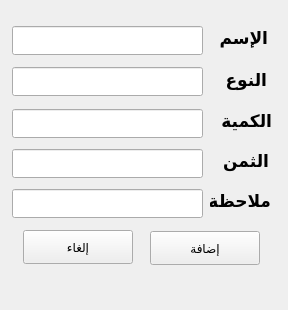
<?xml version="1.0" encoding="UTF-8"?>
<ui version="4.0">
 <class>Form</class>
 <widget class="QWidget" name="Form">
  <property name="geometry">
   <rect>
    <x>0</x>
    <y>0</y>
    <width>288</width>
    <height>310</height>
   </rect>
  </property>
  <property name="minimumSize">
   <size>
    <width>288</width>
    <height>310</height>
   </size>
  </property>
  <property name="maximumSize">
   <size>
    <width>288</width>
    <height>310</height>
   </size>
  </property>
  <property name="windowTitle">
   <string>Form</string>
  </property>
  <property name="styleSheet">
   <string notr="true">/*
ABOUT
===========================================================
version 1.7a
QT theme (stylesheet) specially developed for FreeCAD (http://www.freecadweb.org/).
It might work with other software that uses QT styling.


LICENSE
===========================================================
Copyright (c) 2015 Pablo Gil Fernández
The stylesheet barely uses code from Colin Duquesnoy &quot;generic QT stylesheet&quot;

This work is licensed under the Creative Commons Attribution-ShareAlike 4.0 International License.
To view a copy of this license, visit http://creativecommons.org/licenses/by-sa/4.0/.

 

CUSTOMIZATION
===========================================================
If you would like to change the overall look/style of the theme, just find and replace following colors in the whole file:
    background darker = #828282
    background dark and slighly darker = #a2a2a2
    background dark = #b6b6b6
    background normal and slighly darker = #e0e0e0
    background normal = #e6e6e6
    background light = #f5f5f5
    background lighter = #ffffff

    lists background = #d3d1cd
    lists background (alternate) = #cfcdc9
    lists backgrounds selection = #cbc9c4

    foreground = black

    selection darker = #9d7106
    selection dark = #e0a108
    selection normal = #f8bf36
    selection inbetween normal and light = #f9ca58 (used to build SpinBoxes)
    selection light = #fad57a
    selection lighter = #fce6b1
 
*/

/* RESET EVERYTHING */
QAbstractScrollArea,QCheckBox,QColumnView,QComboBox,QDateEdit,QDateTimeEdit,QDialog,QDialogButtonBox,QDockWidget,QDoubleSpinBox,QFrame,QGroupBox,QHeaderView,QLabel,QLineEdit,QListView,QListWidget,QMainWindow,QMenu,QMenuBar,QMessageBox,QProgressBar,QPushButton,QRadioButton,QScrollBar,QSizeGrip,QSlider,QSpinBox,QSplitter,QStatusBar,QTabBar,QTabWidget,QTableView,QTableWidget,QTextEdit,QTimeEdit,QToolBar,QToolButton,QToolBox,QToolTip,QTreeView,QTreeWidget,QWidget {
    padding: 0px;
    margin: 0px;
    border: 0px;
    border-style: none;
    background-color: #e6e6e6; /* set with default background color */
}

QMdiArea[showImage=&quot;true&quot;] {
    background-image: url(icons/background_freecad.png);
    background-position: center;
    background-repeat: no-repeat;
}

QProgressBar,
QProgressBar:horizontal {
    background: #d3d1cd;
    border: 1px solid #b6b6b6;
    text-align: center;
    padding: 1px;
    border-radius: 4px;
}
QProgressBar::chunk,
QProgressBar::chunk:horizontal {
    background-color: qlineargradient(spread:pad, x1:1, y1:0.545, x2:1, y2:0, stop:0 #e0a108, stop:1 #f8bf36);
    border-radius: 3px;
}

QToolTip {
    background-color: #828282;
    color: black;
    padding: 4px;
    border-radius: 4px;
}

QWidget {
    color: #828282;
    background-color: #e6e6e6;
    background-clip: border;
    border-image: none;
    outline: 0;
}

QWidget:focus {
    border: 1px solid #828282;
}

QWidget:disabled {
    color: #f5f5f5;
    background-color: #828282; /* same as QMenu background-color */
}

QMenuBar {
    color: #ffffff;
    background-color: #e0e0e0;
}

QMenuBar::item {
    background-color: #e0e0e0;
}

QMenuBar::item:selected {
    color: #9d7106;
    border: 1px solid #f8bf36;
    background-color: #f8bf36;
}

QMenuBar::item:pressed {
    color: #9d7106;
    border: 1px solid #fad57a;
    background-color: #fad57a;
    margin-bottom:-1px;
    padding-bottom:1px;
}

QMenu {
    color: #ffffff;
    background-color: #828282;
    margin: 2px;
    border: 1px solid transparent;
}

QMenu::icon {
    margin: 5px;
    border-style: none;
}

QMenu::right-arrow {
    image:url(icons/right_arrow_light.png);
}

QMenu::item {
    color: #ffffff;
    background-color: #828282;
    padding: 2px 30px 2px 30px;
    border: 1px solid #828282; /* reserve space for selection border */
}

QMenu::item:selected {
    color: #9d7106;
    background-color: #fad57a;
}

QMenu::separator {
    height: 1px;
    background-color: #b6b6b6;
    margin-top: 2px;
    margin-bottom: 2px;
    margin-left: 6px;
    margin-right: 6px;
}

QMenu::indicator:non-exclusive {
    color: #ffffff;
    background-color: #f5f5f5;
    border: 1px solid #828282;
    width: 11px;
    height: 11px;
    border-radius:2px;
}

QMenu::indicator:non-exclusive:checked {
    background-color: #e0a108;
    border: 1px solid #9d7106;
    image:url(icons/checkbox_light.png);
}

QGroupBox {
    color: #828282;
    font-weight: bold;
    border:1px solid blue;
    border-radius: 4px;
    margin-top: 20px;
    border-color: rgba(0, 0, 0, 20); /* lighter than &quot;QGroupBox&quot; border-color */
    background-color: rgba(255, 255, 255, 15);
}

QGroupBox::title {
    subcontrol-origin: margin;
    subcontrol-position: top left;
    padding-left: 10px;
    padding-right: 10px;
    padding-top: 10px;
    background-color: transparent;
}

QAbstractScrollArea {
    border-radius: 2px;
    border: 1px solid #3A3939;
    background-color: transparent;
}

QAbstractScrollArea::corner {
    border: none;
    background-color: #e6e6e6;
}

QScrollBar:horizontal {
    height: 15px;
    margin: 3px 15px 3px 15px;
    border: 1px transparent #828282;
    border-radius: 4px;
    background-color: #828282;
}

QScrollBar::handle:horizontal {
    background-color: #b6b6b6;
    min-width: 5px;
    border-radius: 4px;
}

QScrollBar::add-line:horizontal {
    margin: 1px 3px 0px 3px; /* 1px to correctly fit the 10px width image */
    border-image: url(icons/right_arrow_light.png);
    width: 6px;
    height: 10px;
    subcontrol-position: right;
    subcontrol-origin: margin;
}

QScrollBar::sub-line:horizontal {
    margin: 1px 3px 0px 3px; /* 1px to correctly fit the 10px width image */
    border-image: url(icons/left_arrow_light.png);
    height: 10px;
    width: 6px;
    subcontrol-position: left;
    subcontrol-origin: margin;
}

QScrollBar::add-line:horizontal:hover,
QScrollBar::add-line:horizontal:on {
    border-image: url(icons/right_arrow_lighter.png);
}


QScrollBar::sub-line:horizontal:hover,
QScrollBar::sub-line:horizontal:on {
    border-image: url(icons/left_arrow_lighter.png);
}

QScrollBar::up-arrow:horizontal,
QScrollBar::down-arrow:horizontal {
    background: none;
}


QScrollBar::add-page:horizontal,
QScrollBar::sub-page:horizontal {
    background: none;
}

QScrollBar:vertical {
    background-color: #828282;
    width: 15px;
    margin: 15px 3px 15px 3px;
    border: 1px transparent #828282;
    border-radius: 4px;
}

QScrollBar::handle:vertical {
    background-color: #b6b6b6;
    min-height: 5px;
    border-radius: 4px;
}

QScrollBar::sub-line:vertical {
    margin: 3px 0px 3px 1px; /* 1px to correctly fit the 10px width image */
    border-image: url(icons/up_arrow_light.png);
    height: 6px;
    width: 10px;
    subcontrol-position: top;
    subcontrol-origin: margin;
}

QScrollBar::add-line:vertical {
    margin: 3px 0px 3px 1px; /* 1px to correctly fit the 10px width image */
    border-image: url(icons/down_arrow_light.png);
    height: 6px;
    width: 10px;
    subcontrol-position: bottom;
    subcontrol-origin: margin;
}

QScrollBar::sub-line:vertical:hover,
QScrollBar::sub-line:vertical:on {
    border-image: url(icons/up_arrow_lighter.png);
}

QScrollBar::add-line:vertical:hover,
QScrollBar::add-line:vertical:on {
    border-image: url(icons/down_arrow_lighter.png);
}

QScrollBar::up-arrow:vertical,
QScrollBar::down-arrow:vertical {
    background: none;
}


QScrollBar::add-page:vertical,
QScrollBar::sub-page:vertical {
    background: none;
}

QTextEdit {
    color: #828282;
    background-color: #d3d1cd;
    border: 1px solid #b6b6b6;
    padding: 0px;
    margin: 0px;
}

QPlainTextEdit {
    color: #828282;
    background-color: #d3d1cd;
    border-radius: 2px;
    border: 1px solid #b6b6b6;
    padding: 0px;
    margin: 0px;
}

QSizeGrip {
    image: url(icons/sizegrip_light.png);
    width: 16px;
    height: 16px;
    background-color: transparent;
}

QRadioButton::indicator:unchecked{
    color: #828282;
    background-color: #f5f5f5;
    border: 1px solid #828282;
}

QRadioButton::indicator:checked {
    background-color: #e0a108;
    border: 1px solid #9d7106;
    image:url(icons/radiobutton_light.png);
}

QCheckBox,
QRadioButton,
QCheckBox:disabled,
QRadioButton:disabled {
    color: #828282;
    padding: 3px;
    outline: none;
    background-color: transparent;
}

QCheckBox::indicator,
QGroupBox::indicator {
    color: #ffffff;
    background-color: #f5f5f5;
    border: 1px solid #828282;
}

QCheckBox::indicator {
    width: 11px;
    height: 11px;
    border-radius:2px;
}

QRadioButton::indicator {
    width: 11px;
    height: 11px;
    border-radius: 6px;
}

QRadioButton::indicator:pressed,
QCheckBox::indicator:pressed,
QCheckBox::indicator:non-exclusive:checked:pressed,
QCheckBox::indicator:indeterminate:pressed,
QCheckBox::indicator:checked:pressed {
    border-color: #fce6b1;
}

QCheckBox::indicator:checked,
QGroupBox::indicator:checked {
    background-color: #e0a108;
    border: 1px solid #9d7106;
    image:url(icons/checkbox_light.png);
}

QCheckBox::indicator:disabled,
QRadioButton::indicator:disabled {
    border: 1px solid #b6b6b6;
}

QCheckBox:disabled,
QRadioButton::indicator:disabled {
    color: #b6b6b6;
    background-color: transparent;
}

QCheckBox::indicator:disabled,
QGroupBox::indicator:disabled,
QMenu::indicator:non-exclusive:disabled {
    background-color: #e6e6e6;
}

QCheckBox::indicator:indeterminate {
    background-color: #e0a108;
    border: 1px solid #9d7106;
    image: url(icons/checkbox_indeterminate_light.png);
}

QCheckBox:focus,
QRadioButton:focus {
    border: none;
}

QFrame,
QFrame:pressed,
QFrame:focus,
QFrame:on {
    border: 1px solid #e6e6e6;
    border-radius: 3px;
    padding: 0px;
}

/* border and background of QComboBox drop-down */
QComboBox QFrame,
QComboBox QFrame:pressed,
QComboBox QFrame:focus,
QComboBox QFrame:on {
    border: 1px solid #828282;
    background-color: #828282;
    padding: 0px;
    margin: 0px;
}

QFrame[frameShape=&quot;0&quot;] {
    border-radius: 3px;
}

QFrame[height=&quot;3&quot;],
QFrame[width=&quot;3&quot;] {
    border-color: transparent;
    background-color: transparent;
}

QFrame[height=&quot;3&quot;] {
    border-top-color: #b6b6b6;
}

QFrame[width=&quot;3&quot;] {
    border-left-color: #b6b6b6;
}

QPushButton {
    color: #ffffff;
    text-align: center;
    background-color: qlineargradient(spread:pad, x1:1, y1:0.545, x2:1, y2:0, stop:0 #b6b6b6, stop:1 #e6e6e6);
    border: 1px solid #828282;
    font: 9pt &quot;AlBattar&quot;;
    margin: 4px 8px 4px 8px;
    border-radius: 5px;
    min-width: 14px;
    min-height: 14px;
}

QPushButton:hover,
QPushButton:focus {
    color: black;
    background-color: qlineargradient(spread:pad, x1:1, y1:0.545, x2:1, y2:0, stop:0 #e0a108, stop:1 #f8bf36);
    border-color: #e0a108;
}

QPushButton:disabled,
QPushButton:disabled:checked {
    color: #b6b6b6;
    background-color: #e6e6e6;
    border-color: #b6b6b6;
}

QPushButton:pressed {
    background-color: #e0a108;
}

QPushButton:checked {
    background-color: #f8bf36;
    border-color: #e0a108;
}

/* Color Buttons */
Gui--ColorButton,
Gui--ColorButton:disabled {
    border-color: transparent;
    background-color: transparent;
    height: 24px;
    padding: 0px;
    margin: 0px;
}

Gui--ColorButton:hover {
    border-color: #e0e0e0;
    background-color: #e0e0e0;
}

/* Buttons inside the toolbar */
QToolBar QPushButton {
    background-color: qlineargradient(spread:pad, x1:1, y1:0.545, x2:1, y2:0, stop:0 #e0e0e0, stop:1 #e6e6e6);
    border: 1px solid #b6b6b6;
    min-width: 22px;
    min-height: 22px;
    margin-left: 2px;
    margin-right: 2px;
    margin-bottom: 3px; /*bigger margin to correctly separate buttons inside a vertical toolbar */
    margin-top: 1px;
    padding: 1px;
}

QToolBar QPushButton:hover,
QToolBar QPushButton:focus {
    color: #ffffff;
    background-color: qlineargradient(spread:pad, x1:1, y1:0.545, x2:1, y2:0, stop:0 #e0e0e0, stop:1 #e6e6e6);
    border: 1px solid #828282;
}

QToolBar QPushButton:disabled,
QToolBar QPushButton:disabled:checked {
    background-color: #e6e6e6;
    border-color: #e0e0e0;
}

QToolBar QPushButton:pressed {
    background-color: #b6b6b6;
    border-color: #b6b6b6;
}

QToolBar QPushButton:checked {
    background-color: qlineargradient(spread:pad, x1:1, y1:0.8, x2:1, y2:0, stop:0 #f8bf36, stop:1 #fad57a);
    border-color: #f8bf36;
}

QToolBar QPushButton:checked:hover,
QToolBar QPushButton:checked:focus {
    color: #ffffff;
    border: 1px solid #e0a108;
}

QToolBar {
    border: 1px transparent #393838;
    background-color: #e6e6e6;
    font-weight: bold;
    margin: 0px;
    padding: 0px;
}

QToolBar::handle:horizontal {
    background-image: url(icons/Hmovetoolbar_dark.png);
    width: 10px;
    margin: 6px 2px 6px 2px;
    background-position: top right;
    background-repeat: repeat-y;
}

QToolBar::handle:vertical {
    background-image: url(icons/Vmovetoolbar_dark.png);
    height: 10px;
    margin: 2px 6px 2px 6px;
    background-position: left bottom;
    background-repeat: repeat-x;
}

QToolBar::separator:horizontal {
    background-image: url(icons/separtoolbar_dark.png);
    width: 10px;
    margin: 6px 2px 6px 2px;
    background-position: center center;
    background-repeat: repeat-y;
}

QToolBar::separator:vertical {
    background-image: url(icons/separtoolbar_dark.png);
    height: 10px;
    margin: 2px 6px 2px 6px;
    background-position: center center;
    background-repeat: repeat-x;
}

QStackedWidget {
    background-color: #e6e6e6;
    border: 1px transparent #e6e6e6;
}

QAbstractSpinBox {
    color: #ffffff;
    border: 1px solid #b6b6b6; /* border top color defined after QAbstractSpinBox, QLineEdit and QComboBox */
    background-color: #b6b6b6;
    selection-color: black;
    selection-background-color: #f8bf36;
}

QAbstractSpinBox:disabled {
    color: #f5f5f5;
    background-color: #e0e0e0;
    border-color: #e0e0e0;
}

QAbstractSpinBox:up-button {
    background-color: qlineargradient(spread:pad, x1:1, y1:0.8, x2:1, y2:0, stop:0 #f9ca58, stop:1 #fad57a);
    subcontrol-origin: border;
    subcontrol-position: top right;
    border-top-right-radius: 3px;
    height: 13px;
    width: 20px;
}

QAbstractSpinBox:down-button {
    background-color: qlineargradient(spread:pad, x1:1, y1:0.8, x2:1, y2:0, stop:0 #f8bf36, stop:1 #f9ca58);
    subcontrol-origin: border;
    subcontrol-position: bottom right;
    border-bottom-right-radius: 3px;
    height: 13px;
    width: 20px;
}

QAbstractSpinBox:up-button:disabled,
QAbstractSpinBox:down-button:disabled {
    background-color: transparent;
}

QAbstractSpinBox::up-arrow {
    image: url(icons/up_arrow_light.png);
    top: 0px; /* fix simetry between up and down images */
}

QAbstractSpinBox::up-arrow:hover {
    image: url(icons/up_arrow_lighter.png);
}

QAbstractSpinBox::up-arrow:off {
    image: url(icons/up_arrow_disabled_dark.png);
}

QAbstractSpinBox::up-arrow:disabled {
    image: none;
}

QAbstractSpinBox::down-arrow {
    image: url(icons/down_arrow_light.png);
    bottom: -2px; /* fix simetry between up and down images */
}
QAbstractSpinBox::down-arrow:hover {
    image: url(icons/down_arrow_lighter.png);
}

QAbstractSpinBox::down-arrow:off {
    image: url(icons/down_arrow_disabled_dark.png);
}

QAbstractSpinBox::down-arrow:disabled {
    image: none;
}

QToolBar QAbstractSpinBox {
    margin-top: 0px;
    margin-bottom: 0px;
}

QLineEdit {
    color: #ffffff;
    background-color: #b6b6b6;
    selection-color: black;
    selection-background-color: #f8bf36;
    /* Padding and margin defined */
    border-style: solid;
    border: 1px solid #b6b6b6; /* border top color defined after QAbstractSpinBox, QLineEdit and QComboBox */
    border-radius: 3px;
}

QAbstractSpinBox:focus,
QLineEdit:focus,
QComboBox:focus {
    border-color: #fad57a;
}

QComboBox {
    color: #ffffff;
    background-color: #b6b6b6;
    selection-color: black;
    selection-background-color: #f8bf36;
    border: 1px solid #b6b6b6; /* border top color defined after QAbstractSpinBox, QLineEdit and QComboBox */
    border-radius: 3px;
}

QComboBox:on {
    color: black;
    background-color: #b6b6b6;
    border-color: #fad57a;
}

QComboBox::drop-down {
    subcontrol-origin: margin;
    subcontrol-position: top right;
    width: 20px;
    border-left-width: 1px;
    border-left-color: transparent;
    border-left-style: solid;
    border-top-right-radius: 3px;
    border-bottom-right-radius: 3px;
    background-color: qlineargradient(spread:pad, x1:1, y1:0.8, x2:1, y2:0, stop:0 #f8bf36, stop:1 #fad57a);
}

QComboBox::down-arrow {
    image: url(icons/down_arrow_light.png);
}

QComboBox::down-arrow:on,
QComboBox::down-arrow:hover,
QComboBox::down-arrow:focus {
    image: url(icons/down_arrow_lighter.png);
}

QComboBox QAbstractItemView {
    color: #ffffff;
    background-color: #828282;
    border-radius: 3px;
    margin: 0px;
    padding: 0px;
    border: none;
}

/* Common parameters for QAbstractSpinBox, QLineEdit and QComboBox */
QSpinBox,
QDoubleSpinBox,
QAbstractSpinBox,
QLineEdit,
QComboBox {
    border-top-color: #a2a2a2; /* Creates an inset effect inside the elements */
    padding: 2px 6px 2px 6px; /* This makes text colour work on QComboBox */
    margin: 0px 2px 0px 2px;
    min-width: 70px; /* it was 120 because of QCombobox... */
    border-radius: 3px;
}
/* end Common parameters */

QAbstractItemView {
    color: #828282;
    alternate-background-color: #cfcdc9; /* related with QListView background  */
    border: 1px solid #828282;
    border-radius: 3px;
    padding: 0px;
}

/* hack to deactivate changing background color when focus (due to QFrame generic transparent color) */
QAbstractItemView:selected,
QAbstractItemView:on,
QAbstractItemView:focus {
    background-color: #d3d1cd; /* same as QTable background color */
}

/* hack to hide weird redundant information inside the value of a Placement cell */
QTreeView QLabel,
QTreeView QLabel:disabled {
    color: transparent;
    background-color: transparent;
    border: none;
    border-radius: 0px;
    margin: 0px;
    padding: 0px;
}

QTreeView QLineEdit {
    color: #ffffff;
    border-color: #b6b6b6;
    background-color: #b6b6b6;
    selection-color: black;
    selection-background-color: #f8bf36;
}

/* hack to hide non editable cells inside Property values */
QTreeView QLineEdit:read-only,
QTreeView QLineEdit:disabled,
QTreeView QAbstractSpinBox:read-only,
QTreeView QAbstractSpinBox:disabled {
    color: transparent;
    border-color: transparent;
    background-color: transparent;
    selection-color: transparent;
    selection-background-color: transparent;
}

/* hack to disable margin inside Property values to following elements */
QTreeView QSpinBox,
QTreeView QDoubleSpinBox,
QTreeView QAbstractSpinBox,
QTreeView QLineEdit,
QTreeView QComboBox {
    margin-left: 0px;
    margin-right: 0px;
}

/* Pushbutton style for &quot;...&quot; inside Placement cell which launches Placement tool */
QTreeView QPushButton {
    background-color: qlineargradient(spread:pad, x1:1, y1:0.545, x2:1, y2:0, stop:0 #b6b6b6, stop:1 #e6e6e6);
    border-top: none;
    border-bottom: none;
    border-right: none;
    border-left: 1px solid #b6b6b6;
    border-radius: 0px;
    margin: 0px;
    padding: 0px;
    height: 24px;
}

/* Color Buttons inside the &quot;Properties window&quot; */
QAbstractItemView Gui--ColorButton {
    padding: 0px;
    margin: 0px;
    height: 10px;
}

QAbstractItemView QPushButton:hover {
    color: black;
    background-color: qlineargradient(spread:pad, x1:1, y1:0.545, x2:1, y2:0, stop:0 #e0a108, stop:1 #f8bf36);
    border-color: #e0a108;
}

QAbstractItemView QPushButton:disabled {
    color: transparent;
    background-color: transparent;
    border-color: transparent;
}

QLabel {
    border: 0px solid #828282;
}

QTabWidget{
    border: none;
}

QTabWidget:focus {
    border: none;
}

QTabWidget::pane {
    border: none;
    padding: 0px;
    background-color: #e6e6e6;
    position: absolute;
    top: -15px;
    padding-top: 15px;
}

QTabWidget::tab-bar {
    alignment: center;
}

QTabBar {
    qproperty-drawBase: 0;
    left: 5px;
    background-color: transparent;
}

QTabBar:focus {
    border: 0px transparent black;
}

QTabBar::close-button {
    padding: 0px;
    margin: 0px;
    border-radius: 2px;
    background-image: url(icons/close_dark.png);
    background-position: center center;
    background-repeat: none;
}

QTabBar::close-button:hover {
    background-color: #fad57a;
}

QTabBar::close-button:pressed {
    background-color: #fce6b1;
}

QTabBar::scroller { /* the width of the scroll buttons */
    width: 20px;
}

/* the scroll buttons are tool buttons */
QTabBar QToolButton,
QTabBar QToolButton:hover { 
    margin-top: 4px;
    margin-bottom: 4px;
    margin-left: 0px;
    margin-right: 0px;
    padding: 0px;
    border: none;
    background-color: #e6e6e6;
    border-radius: 0px;
}

QTabBar QToolButton::right-arrow:enabled {
     image: url(icons/right_arrow_light.png);
}

QTabBar QToolButton::right-arrow:disabled,
QTabBar QToolButton::right-arrow:off {
     image: url(icons/right_arrow_disabled_dark.png);
}

QTabBar QToolButton::right-arrow:hover {
     image: url(icons/right_arrow_lighter.png);
}

 QTabBar QToolButton::left-arrow:enabled {
     image: url(icons/left_arrow_light.png);
}

 QTabBar QToolButton::left-arrow:disabled,
 QTabBar QToolButton::left-arrow:off {
     image: url(icons/left_arrow_disabled_dark.png);
}

 QTabBar QToolButton::left-arrow:hover {
     image: url(icons/left_arrow_lighter.png);
}

 QTabBar QToolButton::up-arrow:enabled {
     image: url(icons/up_arrow_light.png);
}

 QTabBar QToolButton::up-arrow:disabled,
 QTabBar QToolButton::up-arrow:off {
     image: url(icons/up_arrow_disabled_dark.png);
}

 QTabBar QToolButton::up-arrow:hover {
     image: url(icons/up_arrow_lighter.png);
}

 QTabBar QToolButton::down-arrow:enabled {
     image: url(icons/down_arrow_light.png);
}

 QTabBar QToolButton::down-arrow:disabled,
 QTabBar QToolButton::down-arrow:off {
     image: url(icons/down_arrow_disabled_dark.png);
}

 QTabBar QToolButton::down-arrow:hover {
     image: url(icons/down_arrow_lighter.png);
}

/* TOP and BOTTOM TABS */
QTabBar::tab:top,
QTabBar::tab:bottom {
    color: #ffffff;
    border: 1px solid #b6b6b6;
    border-left-color: #e6e6e6;
    border-right-width: 0px;
    background-color: #b6b6b6;
    padding:5px 15px;
    margin-top: 4px;
    margin-bottom: 4px;
    position: center;
}

QTabBar::tab:top:first,
QTabBar::tab:bottom:first {
    border-top-left-radius: 6px;
    border-bottom-left-radius: 6px;
}

QTabBar::tab:top:last,
QTabBar::tab:bottom:last {
    border-top-right-radius: 6px;
    border-bottom-right-radius: 6px;
    border-right-width: 1px;
}

QTabBar::tab:top:selected,
QTabBar::tab:bottom:selected {
    color: black;
    background-color: qlineargradient(spread:pad, x1:1, y1:0.545, x2:1, y2:0, stop:0 #e0a108, stop:1 #f8bf36);
    border-color: #e0a108;
}

QTabBar::tab:top:!selected:hover,
QTabBar::tab:bottom:!selected:hover {
    color: black;
}

QTabBar::tab:top:only-one ,
QTabBar::tab:bottom:only-one {
    border: 1px solid #9d7106;
    border-radius: 6px;
}

/* LEFT and RIGHT TABS */
QTabBar::tab:left,
QTabBar::tab:right {
    color: #ffffff;
    border: 1px solid #b6b6b6;
    border-top-color: #e6e6e6;
    border-bottom-width: 0px;
    background-color: #b6b6b6;
    padding: 15px 5px;
    margin-left: 4px;
    margin-right: 4px;
    position: center;
}

QTabBar::tab:left:first,
QTabBar::tab:right:first {
    border-top-left-radius: 6px;
    border-top-right-radius: 6px;
}

QTabBar::tab:left:last,
QTabBar::tab:right:last {
    border-bottom-left-radius: 6px;
    border-bottom-right-radius: 6px;
    border-bottom-width: 1px;
}

QTabBar::tab:left:selected,
QTabBar::tab:right:selected {
    color: black;
    background-color: qlineargradient(spread:pad, x1:0.545, y1:1, x2:0, y2:1, stop:0 #e0a108, stop:1 #f8bf36);
    border-color: #e0a108;
}

QTabBar::tab:left:!selected:hover,
QTabBar::tab:right:!selected:hover {
    color: black;
}

QTabBar::tab:left:only-one ,
QTabBar::tab:right:only-one {
    border: 1px solid #9d7106;
    border-radius: 6px;
}

QDockWidget {
    color: #828282;
    border: 1px solid #e6e6e6;
    titlebar-close-icon: url(icons/close_dark.png);
    titlebar-normal-icon: url(icons/undock_dark.png);
}

QDockWidget::title {
    text-align: center;
    background-color: #e0e0e0;
    padding: 4px;
    border-radius: 4px;
}

QDockWidget::close-button,
QDockWidget::float-button {
    border: 1px transparent #e6e6e6;
    border-radius: 2px;
    background: transparent;
    subcontrol-origin: padding;
    subcontrol-position: right center;
}

QDockWidget::close-button {
    right: 4px;
}
    
QDockWidget::float-button {
    right: 22px;
}

QDockWidget::close-button:hover,
QDockWidget::float-button:hover {
    background: #f5f5f5;
}

QDockWidget::close-button:pressed,
QDockWidget::float-button:pressed {
    /*padding: 1px -1px -1px 1px;*/
    background-color: #e0e0e0;
}

QTreeView,
QListView {
    color: #828282;
    border: 1px solid #e6e6e6;
    border-radius: 4px;
    background-color: #d3d1cd;  /* related with alternate-background-color*/
    selection-color: black;
    selection-background-color: #f8bf36; /* should be similar to QListView::item selected background-color */
    show-decoration-selected: 1; /* make the selection span the entire width of the view */
    padding: 0px;
    margin: 0px 4px 0px 4px;
    min-width: 130px; /* hack to correctly align Preferences icon list  */
}

QListView,
QListView::item,
QListView QAbstractItemView {
    margin: 0px;
    icon-size: 20px; /* temporal */
    paint-alternating-row-colors-for-empty-area: 1;
    position: absolute;
    subcontrol-origin: margin;
    subcontrol-position: left top;
}

/* Control dropdown list margins of QComboBox */
QComboBox QTreeView,
QComboBox QListView {
    margin: 0px;
    padding: 0px;
}

QListView::item {
    border: 0px transparent #e6e6e6;
    border-radius: 4px;
    background-color: transparent;
    padding: 0px;
    margin: 0px;
    display: inline-block;
    position: relative;
}

QListView::item:selected,
QTreeView::item:selected  {
    color: black;
    background-color: #f8bf36; /* should be similar to QListView selection-background-color */
}

/* Branch system */
QTreeView::branch  {
    background: transparent;
}

QTreeView::branch:has-siblings:!adjoins-item  {
    border-image: url(icons/branch_vline.png) 0;
}

QTreeView::branch:has-siblings:adjoins-item  {
    border-image: url(icons/branch_more.png) 0;
}

QTreeView::branch:!has-children:!has-siblings:adjoins-item  {
    border-image: url(icons/branch_end.png) 0;
}

QTreeView::branch:closed:has-children:has-siblings  {
    image: url(icons/branch_closed_dark.png);
}

QTreeView::branch:has-children:!has-siblings:closed  {
    image: url(icons/branch_closed_dark.png);
    border-image: url(icons/branch_end.png) 0;
}

QTreeView::branch:open:has-children:has-siblings  {
    image: url(icons/branch_open_dark.png);
    border-image: url(icons/branch_more.png) 0;
}

QTreeView::branch:open:has-children:!has-siblings  {
    image: url(icons/branch_open_dark.png);
    border-image: url(icons/branch_end.png) 0;
}

QSlider,
QSlider:active,
QSlider:!active {
    border: none;
    background-color: transparent;
}

QSlider:horizontal {
    padding: 0px 10px;
}

QSlider:vertical {
    padding: 10px 0px;
}

QSlider::groove:horizontal {
    border: 1px solid #b6b6b6;
    background-color: #b6b6b6;
    height: 8px;
    border-radius: 5px;
    margin: 4px 0;
}

QSlider::groove:vertical {
    border: 1px solid #b6b6b6;
    background-color: #b6b6b6;
    width: 8px;
    border-radius: 5px;
    margin: 4px 0;
}

QSlider::groove:horizontal:disabled,
QSlider::groove:vertical:disabled {
    border-color:  #e0e0e0;
    background-color: #e0e0e0;
}

QSlider::handle:horizontal,
QSlider::handle:vertical {
    background-color: #828282;
    border: 1px solid #828282;
    width: 14px;
    height: 14px;
    border-radius: 8px;
}

QSlider::handle:horizontal {
    margin: -4px 0;
}

QSlider::handle:vertical {
    margin: 0 -4px;
}

QSlider::handle:horizontal:hover,
QSlider::handle:vertical:hover {
    border-color: #e0a108;
    background-color: #e0a108;
}

QSlider::handle:horizontal:pressed,
QSlider::handle:vertical:pressed {
    border-color: #9d7106;
    background-color: #9d7106;
}

QSlider::handle:horizontal:disabled,
QSlider::handle:vertical:disabled {
    border-color: #b6b6b6;
    background-color: #e6e6e6;
}

QToolButton {
    color: #ffffff;
    text-align: center;
    background-color: qlineargradient(spread:pad, x1:1, y1:0.545, x2:1, y2:0, stop:0 #b6b6b6, stop:1 #e6e6e6);
    border: 1px solid #828282;
    padding-top: 5px;
    padding-bottom: 5px;
    padding-left: 15px;
    padding-right: 15px;
    margin-top: 5px;
    margin-bottom: 5px;
    margin-left: 10px;
    margin-right: 10px;
    border-radius: 3px;
    outline: none;
}

QToolButton:hover,
QToolButton:focus {
    color: black;
    background-color: qlineargradient(spread:pad, x1:1, y1:0.545, x2:1, y2:0, stop:0 #e0a108, stop:1 #f8bf36);
    border-color: #e0a108;
}

QToolButton:disabled,
QToolButton:disabled:checked {
    color: #b6b6b6;
    background-color: #e6e6e6;
    border-color: #b6b6b6;
}

QToolButton:pressed {
    border-color: #fad57a;
}

QToolButton:checked {
    background-color: #f8bf36;
    border-color: #e0a108;
}

QToolButton::menu-indicator  {
    subcontrol-origin: padding;
    subcontrol-position: center right;
    right: 4px;
}

/*The &quot;show more&quot; button  (it can also be stylable with &quot;QToolBarExtension&quot; */
QToolButton#qt_toolbar_ext_button {
    border-radius: 0px;
    margin: 0px;
    padding: 0px;
    /*background-image: url(icons/more_dark.png);*/
    image: transparent;
    background-repeat: none;
    background-position: center left;
}

QToolButton#qt_toolbar_ext_button:hover {
    /*background-image: url(icons/more_light.png);*/
    border-color: #e0e0e0;
    background-color: #e0e0e0;
}

QToolButton#qt_toolbar_ext_button:on {
    /*background-image: url(icons/more_light.png);*/
    border-color: #e0e0e0;
    background-color: #e0e0e0;
}

/*Buttons inside the Toolbar*/
QToolBar QToolButton {
    color: #828282;
    background-color: #e6e6e6;
    border: 1px transparent #e6e6e6;
    border-radius: 3px;
    margin: 0px;
    padding: 2px;
}

QToolBar QToolButton:disabled {
    background-color: #e6e6e6;
}

QToolBar QToolButton:checked {
    color: #9d7106;
    background-color: #f8bf36;
    border: 1px solid #f8bf36;
}

QToolBar QToolButton:hover {
    background-color: #e6e6e6;
}

QToolBar QToolButton:pressed,
QToolBar QToolButton::menu-button:pressed {
    background-color: #e0e0e0;
    border: 1px solid #e0e0e0;
}


QToolBar QToolButton::menu-indicator:hover,
QToolBar QToolButton::menu-indicator:pressed {
    background-color: transparent;
}

/* the subcontrols below are used only in the MenuButtonPopup mode */
QToolBar QToolButton::menu-button {
    border: 1px transparent #4A4949;
    border-top-right-radius: 3px;
    border-bottom-right-radius: 3px;
    width: 16px; /* 16px width + 4px for border = 20px allocated above */
    outline: none;
    background-color: transparent;
}

QToolBar QToolButton::menu-button:hover,
QToolBar QToolButton::menu-button:active,
QToolBar QToolButton::menu-button:disabled {
    border-color: transparent;
    background-color: transparent;
}

QToolBar QToolButton::menu-arrow {
    background-image: url(icons/down_arrow_light.png);
    background-position: center center;
    background-repeat: none;
    subcontrol-origin: padding;
    subcontrol-position: bottom right;
    height: 10px; /* same as arrow image */
}

QToolBar QToolButton::menu-arrow:open {
    background-image: url(icons/down_arrow_lighter.png);
}

QToolBar:tear {
    color: blue;
    background-color: red;
}

QTableView {
    color: #828282;
    border: 1px solid #b6b6b6;
    gridline-color: #f5f5f5;
    background-color: #d3d1cd;
    selection-color: #828282;
    selection-background-color: #fce6b1;
    border-radius: 3px;
    padding: 0px;
    margin: 0px;
}

QTableView::item:hover  {
    background: #cbc9c4;
}

QTableView::item:disabled  {
    color: #e6e6e6;
}

QTableView::item:selected  {
    color: #9d7106;
    background-color: #fad57a;
}

/* when editing a cell: */
QTableView QLineEdit {
    color: #828282;
    background-color: #cfcdc9;
    border-radius: 0px;
    margin: 0px;
    padding: 0px;
}

QHeaderView {
    border: none;
    background-color: #828282;
    border-top-left-radius: 3px;
    border-top-right-radius: 3px;
    border-bottom-left-radius: 0px;
    border-bottom-right-radius: 0px;
    margin: 0px;
    padding: 0px;
}

QHeaderView::section  {
    background-color: transparent;
    color: #ffffff;
    border: 1px solid transparent;
    border-radius: 0px;
    text-align: center;
}

QHeaderView::section::vertical  {
    padding: 0px 6px 0px 6px;
    border-bottom: 1px solid #b6b6b6;
}

QHeaderView::section::vertical:first {
    border-top: 1px solid  #b6b6b6;
}

QHeaderView::section::vertical:last {
    border-bottom: none;
}

QHeaderView::section::vertical:only-one {
    border: none;
}

QHeaderView::section::horizontal  {
    padding: 0px 0px 0px 6px;
    border-right: 1px solid #b6b6b6;
}

QHeaderView::section::horizontal:first {
    border-left: 1px solid #b6b6b6;
}

QHeaderView::section::horizontal:last {
    border-left: none;
}

QHeaderView::section::horizontal:only-one {
    border: none;
}

QDockWidget QHeaderView::section {
    border-width: 6px 1px 6px 1px; /* hack to bigger margin for Model Panel table headers */
}

QHeaderView::section:checked {
    color: #9d7106;
    background-color: #fad57a;
}

 /* style the sort indicator */
QHeaderView::down-arrow {
    image: url(icons/down_arrow_light.png);
}

QHeaderView::up-arrow {
    image: url(icons/up_arrow_light.png);
}

QTableCornerButton::section {
    background-color: #828282;
    border: 1px solid #828282;
    border-radius: 0px;
}

QToolBox  {
    padding: 3px;
    color: #9d7106;
    border: none;
}

QToolBox::tab { /* TODO */
    color: #ffffff;
    background-color: #b6b6b6;
    border: 1px transparent #828282;
    border-bottom: 1px transparent #b6b6b6;
    border-top-left-radius: 5px;
    border-top-right-radius: 5px;
    padding: 5px;
}

QToolBox::tab:selected { /* italicize selected tabs */
    color: #9d7106;
    font: italic;
    background-color: #f8bf36;
    border-color: #f8bf36;
 }

QStatusBar::item {
    color: #ffffff;
    background-color: #e6e6e6;
    border: 1px solid #e6e6e6;
    border-radius: 2px;
}

QSplitter::handle {
    background-color: #e6e6e6;
    margin: 0px 11px;
    padding: 0px;
    border-radius: 3px;
}

QSplitter::handle:vertical {
    background-image: url(icons/splitter_horizontal_dark.png);
    background-position: center center;
    background-repeat: none;
    margin: 2px 10px 2px 10px;
    height: 2px;
}

QSplitter::handle:horizontal {
    background-image: url(icons/splitter_horizontal_dark.png);
    background-position: center center;
    background-repeat: none;
    margin: 10px 2px 10px 2px;
    width: 2px;
}

QSplitter::handle:horizontal:hover,
QSplitter::handle:vertical:hover {
    background-color: #e6e6e6;
}

/* Similar to the splitter is the following window separator: */
QMainWindow::separator {
    border: 1px solid #e6e6e6;
    background-color: #e6e6e6;
    background-position: center center;
    background-repeat: none;
}

QMainWindow::separator:hover {
    background-color: #e6e6e6;
}

QMainWindow::separator:horizontal {
    height: 4px;
    background-image: url(icons/splitter_horizontal_dark.png);
}

QMainWindow::separator:vertical {
    width: 4px;
    background-image: url(icons/splitter_vertical_dark.png);
}

QLabel {
    padding-top: 3px;
    padding-bottom: 3px;
    background-color: transparent;
}

QLabel:disabled {
    color: #b6b6b6;
    background-color: transparent;
}

/* Action group */
QFrame[class=&quot;panel&quot;] {
    border: none;
    background-color: #e6e6e6;
}

QSint--ActionGroup QFrame[class=&quot;header&quot;] {
    border: none;
    background-color: #828282;
    border-top-left-radius: 3px;
    border-top-right-radius: 3px;
    border-bottom-left-radius: 0px;
    border-bottom-right-radius: 0px;
    margin: 0px;
    padding: 0px;
}

QSint--ActionGroup QFrame[class=&quot;header&quot;]:hover {
    background-color: qlineargradient(spread:pad, x1:1, y1:0.545, x2:1, y2:0, stop:0 #e0a108, stop:1 #f8bf36);
}

QSint--ActionGroup QToolButton[class=&quot;header&quot;] {
    text-align: left;
    font-weight: bold;
    color: #ffffff;
    background-color: transparent;
    border: none;
    margin: 0px;
    padding: 0px;
}

QSint--ActionGroup QToolButton[class=&quot;header&quot;]:hover {
    color: black;
}

QSint--ActionGroup QFrame[class=&quot;header&quot;] QLabel {
    background-color: transparent;
    background-image: url(icons/down_arrow_light.png);
    background-repeat: none;
    background-position: center center;
    padding: 0px;
    margin: 0px;
}

QSint--ActionGroup QFrame[class=&quot;header&quot;] QLabel:hover {
    background-color: transparent;
    background-image: url(icons/down_arrow_lighter.png);
}

QSint--ActionGroup QFrame[class=&quot;header&quot;] QLabel[fold=&quot;true&quot;] {
    background-color: transparent;
    background-image: url(icons/up_arrow_light.png);
    background-repeat: none;
    background-position: center center;
    padding: 0px;
    margin: 0px;
}

QSint--ActionGroup QFrame[class=&quot;header&quot;] QLabel[fold=&quot;true&quot;]:hover {
    background-color: transparent;
    background-image: url(icons/up_arrow_lighter.png);
}

QSint--ActionGroup QFrame[class=&quot;content&quot;] {
    background-color: #d3d1cd;
    margin: 0px;
    padding: 0px;
    border: none;
    border-top-left-radius: 0px;
    border-top-right-radius: 0px;
    border-bottom-left-radius: 3px;
    border-bottom-right-radius: 3px;
}

/* HACK
This might not be the best way to reset the background color: */
QSint--ActionGroup QFrame[class=&quot;content&quot;] QWidget {
    background-color: transparent;
}

QSint--ActionGroup QFrame[class=&quot;content&quot;] QPushButton {
    background-color: qlineargradient(spread:pad, x1:1, y1:0.545, x2:1, y2:0, stop:0 #b6b6b6, stop:1 #e6e6e6);
}

QSint--ActionGroup QFrame[class=&quot;content&quot;] QPushButton:hover,
QSint--ActionGroup QFrame[class=&quot;content&quot;] QPushButton:focus {
    background-color: qlineargradient(spread:pad, x1:1, y1:0.545, x2:1, y2:0, stop:0 #e0a108, stop:1 #f8bf36);
}

QSint--ActionGroup QFrame[class=&quot;content&quot;] QPushButton:disabled,
QSint--ActionGroup QFrame[class=&quot;content&quot;] QPushButton:disabled:checked {
    color: #d3d1cd;
    border-color: #f5f5f5;
    background-color: #f5f5f5;
}
QSint--ActionGroup QFrame[class=&quot;content&quot;] QPushButton:checked {
    background-color: #f8bf36;
}

QSint--ActionGroup QFrame[class=&quot;content&quot;] QComboBox {
    background-color: #b6b6b6;
}

QSint--ActionGroup QFrame[class=&quot;content&quot;] QComboBox:on {
    background-color: #b6b6b6;
}

QSint--ActionGroup QFrame[class=&quot;content&quot;] QComboBox QAbstractItemView {
    border-color: #828282;
    background-color: #828282;
}

QSint--ActionGroup QFrame[class=&quot;content&quot;] QListView {
    border-color: #cbc9c4;
    background-color: #cbc9c4;
}

QSint--ActionGroup QFrame[class=&quot;content&quot;] QAbstractSpinBox {
    background-color: #b6b6b6;
}

QSint--ActionGroup QFrame[class=&quot;content&quot;] QLineEdit {
    background-color: #b6b6b6;
}

QSint--ActionGroup QFrame[class=&quot;content&quot;] QComboBox:disabled,
QSint--ActionGroup QFrame[class=&quot;content&quot;] QAbstractSpinBox:disabled,
QSint--ActionGroup QFrame[class=&quot;content&quot;] QLineEdit:disabled {
    color: #d3d1cd;
    border-color: #f5f5f5;
    background-color: #f5f5f5;
}

QSint--ActionGroup QFrame[class=&quot;content&quot;] QCheckBox:disabled,
QSint--ActionGroup QFrame[class=&quot;content&quot;] QRadioButton:disabled {
    color: #f5f5f5;
    border-color: #f5f5f5;
}

QSint--ActionGroup QFrame[class=&quot;content&quot;] QCheckBox::indicator:disabled,
QSint--ActionGroup QFrame[class=&quot;content&quot;] QRadioButton::indicator:disabled {
    border-color: #f5f5f5;
    background-color: transparent;
}

QSint--ActionGroup QFrame[class=&quot;content&quot;] QHeaderView {
    border: none;
    background-color: #828282;
    border-radius: 0px;
    margin: 0px;
    padding: 0px;
}

QSint--ActionGroup QFrame[class=&quot;content&quot;] QHeaderView::section  {
    background-color: transparent;
    color: #ffffff;
    border: 1px solid transparent;
    border-radius: 0px;
    text-align: center;
}

QSint--ActionGroup QFrame[class=&quot;content&quot;] QHeaderView::section::horizontal  {
    padding: 6px 0px 6px 6px;
    border-right: 1px solid #b6b6b6;
}

QSint--ActionGroup QFrame[class=&quot;content&quot;] QHeaderView::section::horizontal:first {
    border-left: 1px solid #e6e6e6;
}

QSint--ActionGroup QFrame[class=&quot;content&quot;] QHeaderView::section::horizontal:last {
    border-left: none;
}

QSint--ActionGroup QFrame[class=&quot;content&quot;] QHeaderView::section::horizontal:only-one {
    border: none;
}
/* enf of HACK */

QSint--ActionGroup QToolButton[class=&quot;action&quot;],
QSint--ActionGroup QToolButton[class=&quot;action&quot;]:enabled {
    font-weight: bold;
    color: #b6b6b6;
}

QSint--ActionGroup QToolButton[class=&quot;action&quot;]:hover,
QSint--ActionGroup QToolButton[class=&quot;action&quot;]:enabled:hover {
    text-decoration: none;
    color: #828282;
    background-color: #cbc9c4;
    border-color: #cbc9c4;
}

QSint--ActionGroup QToolButton[class=&quot;action&quot;]:disabled {
    color: #e6e6e6;
    background-color: #cbc9c4;
    border-color: #cbc9c4;
}

QSint--ActionGroup QToolButton[class=&quot;action&quot;]:focus,
QSint--ActionGroup QToolButton[class=&quot;action&quot;]:pressed
QSint--ActionGroup QToolButton[class=&quot;action&quot;]:enabled:focus,
QSint--ActionGroup QToolButton[class=&quot;action&quot;]:enabled:pressed {
    color: black;
    background-color: qlineargradient(spread:pad, x1:1, y1:0.545, x2:1, y2:0, stop:0 #e0a108, stop:1 #f8bf36);
    border-color: #e0a108;
}

QSint--ActionGroup QToolButton[class=&quot;action&quot;]:on {
    background-color: red;
    color: red;
}</string>
  </property>
  <widget class="QPushButton" name="save_new_art">
   <property name="geometry">
    <rect>
     <x>150</x>
     <y>231</y>
     <width>110</width>
     <height>34</height>
    </rect>
   </property>
   <property name="text">
    <string>إضافة</string>
   </property>
  </widget>
  <widget class="QLineEdit" name="type">
   <property name="enabled">
    <bool>true</bool>
   </property>
   <property name="geometry">
    <rect>
     <x>12</x>
     <y>67</y>
     <width>191</width>
     <height>29</height>
    </rect>
   </property>
  </widget>
  <widget class="QLabel" name="label_3">
   <property name="geometry">
    <rect>
     <x>211</x>
     <y>106</y>
     <width>61</width>
     <height>31</height>
    </rect>
   </property>
   <property name="font">
    <font>
     <family>Arab</family>
     <pointsize>13</pointsize>
     <weight>75</weight>
     <italic>false</italic>
     <bold>true</bold>
    </font>
   </property>
   <property name="text">
    <string>الكمية   :</string>
   </property>
  </widget>
  <widget class="QPushButton" name="cancel_btn">
   <property name="geometry">
    <rect>
     <x>23</x>
     <y>230</y>
     <width>110</width>
     <height>34</height>
    </rect>
   </property>
   <property name="text">
    <string>إلغاء</string>
   </property>
  </widget>
  <widget class="QLineEdit" name="qt">
   <property name="enabled">
    <bool>true</bool>
   </property>
   <property name="geometry">
    <rect>
     <x>12</x>
     <y>109</y>
     <width>191</width>
     <height>29</height>
    </rect>
   </property>
  </widget>
  <widget class="QLineEdit" name="name">
   <property name="enabled">
    <bool>true</bool>
   </property>
   <property name="geometry">
    <rect>
     <x>12</x>
     <y>26</y>
     <width>191</width>
     <height>29</height>
    </rect>
   </property>
  </widget>
  <widget class="QLineEdit" name="price">
   <property name="enabled">
    <bool>true</bool>
   </property>
   <property name="geometry">
    <rect>
     <x>12</x>
     <y>149</y>
     <width>191</width>
     <height>29</height>
    </rect>
   </property>
  </widget>
  <widget class="QLabel" name="label">
   <property name="geometry">
    <rect>
     <x>207</x>
     <y>23</y>
     <width>61</width>
     <height>31</height>
    </rect>
   </property>
   <property name="font">
    <font>
     <family>Arab</family>
     <pointsize>13</pointsize>
     <weight>75</weight>
     <italic>false</italic>
     <bold>true</bold>
    </font>
   </property>
   <property name="text">
    <string>الإسم   :</string>
   </property>
  </widget>
  <widget class="QLabel" name="label_2">
   <property name="geometry">
    <rect>
     <x>206</x>
     <y>65</y>
     <width>61</width>
     <height>31</height>
    </rect>
   </property>
   <property name="font">
    <font>
     <family>Arab</family>
     <pointsize>13</pointsize>
     <weight>75</weight>
     <italic>false</italic>
     <bold>true</bold>
    </font>
   </property>
   <property name="text">
    <string>النوع    :</string>
   </property>
  </widget>
  <widget class="QLabel" name="label_4">
   <property name="geometry">
    <rect>
     <x>208</x>
     <y>146</y>
     <width>61</width>
     <height>31</height>
    </rect>
   </property>
   <property name="font">
    <font>
     <family>Arab</family>
     <pointsize>13</pointsize>
     <weight>75</weight>
     <italic>false</italic>
     <bold>true</bold>
    </font>
   </property>
   <property name="text">
    <string>الثمن   :</string>
   </property>
  </widget>
  <widget class="QLabel" name="label_5">
   <property name="geometry">
    <rect>
     <x>210</x>
     <y>186</y>
     <width>61</width>
     <height>31</height>
    </rect>
   </property>
   <property name="font">
    <font>
     <family>Arab</family>
     <pointsize>13</pointsize>
     <weight>75</weight>
     <italic>false</italic>
     <bold>true</bold>
    </font>
   </property>
   <property name="text">
    <string>ملاحظة :</string>
   </property>
  </widget>
  <widget class="QLineEdit" name="note">
   <property name="enabled">
    <bool>true</bool>
   </property>
   <property name="geometry">
    <rect>
     <x>12</x>
     <y>189</y>
     <width>191</width>
     <height>29</height>
    </rect>
   </property>
  </widget>
 </widget>
 <resources/>
 <connections/>
</ui>
